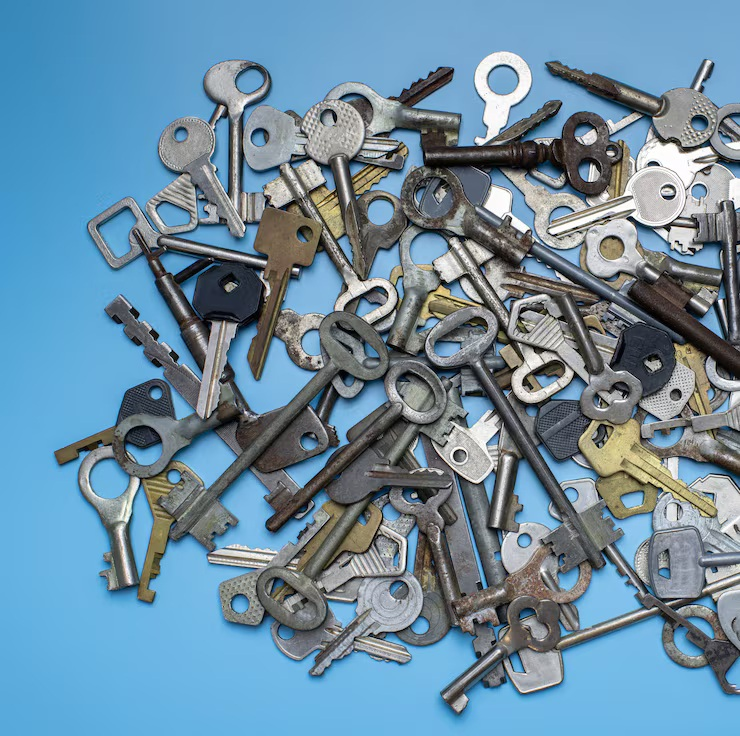
#> input picture Taller 6/imagenes/herramienta.jpg, 740 x 736 px, found by its file name
$ python Lab_clasificador_formas.py
#> lines starting #> are read from the running program, lines starting #| are printed output that depends on the picture; after the words box and inside, x2 and y2 are one past the last pixel; in counts of white or black regions, pixels touching at a corner belong together
import cv2
import numpy as np

imagen_color = cv2.imread('Taller 6/imagenes/herramienta.jpg')
#> imagen_color is the input picture: shape (736, 740, 3); mean B, G, R 161.5, 140.7, 107.8

if imagen_color is None:
    print("Error: no se pudo cargar la imagen. Verifica el nombre y la ruta.")
else:
    print("Imagen cargada correctamente. Forma:", imagen_color.shape)
#| Imagen cargada correctamente. Forma: (736, 740, 3)

    imagen_gris = cv2.cvtColor(imagen_color, cv2.COLOR_BGR2GRAY)
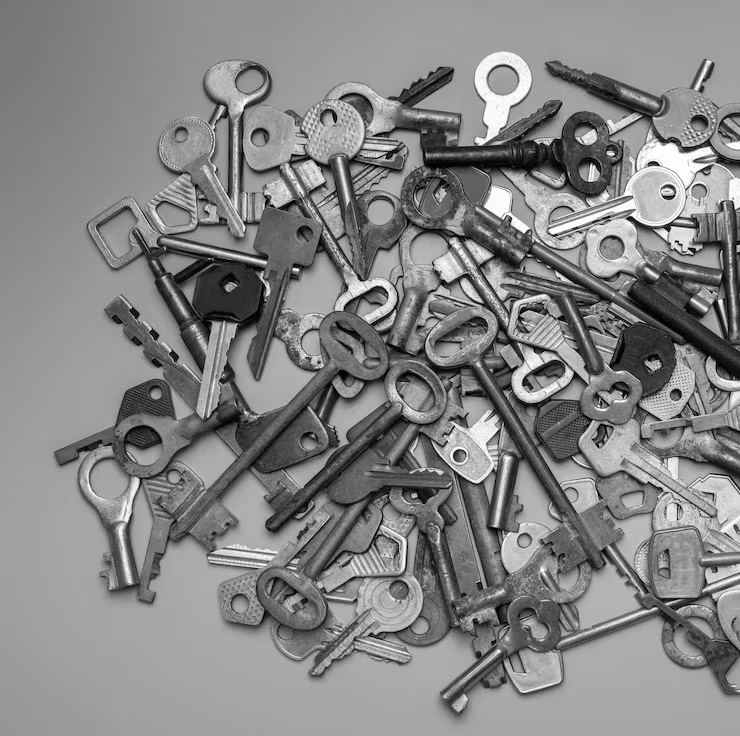
#> imagen_gris: shape (736, 740); min 0, max 255, mean 133.2

    _, imagen_binaria = cv2.threshold(imagen_gris, 0, 255, cv2.THRESH_BINARY + cv2.THRESH_OTSU)
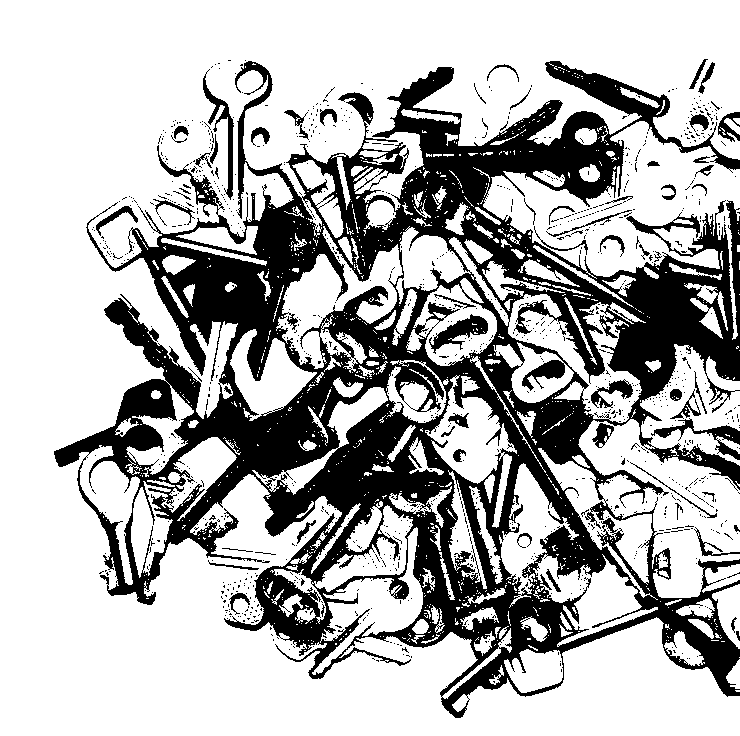
#> imagen_binaria: shape (736, 740); 70.3% white; 1096 black regions (1034 under 20 px), largest, box (x1, y1, x2, y2) and area: (54, 61, 740, 718) 150784, (429, 314, 488, 354) 891, (651, 418, 740, 460) 885

    kernel = np.ones((5, 5), np.uint8)
    imagen_limpia = cv2.morphologyEx(imagen_binaria, cv2.MORPH_OPEN, kernel)
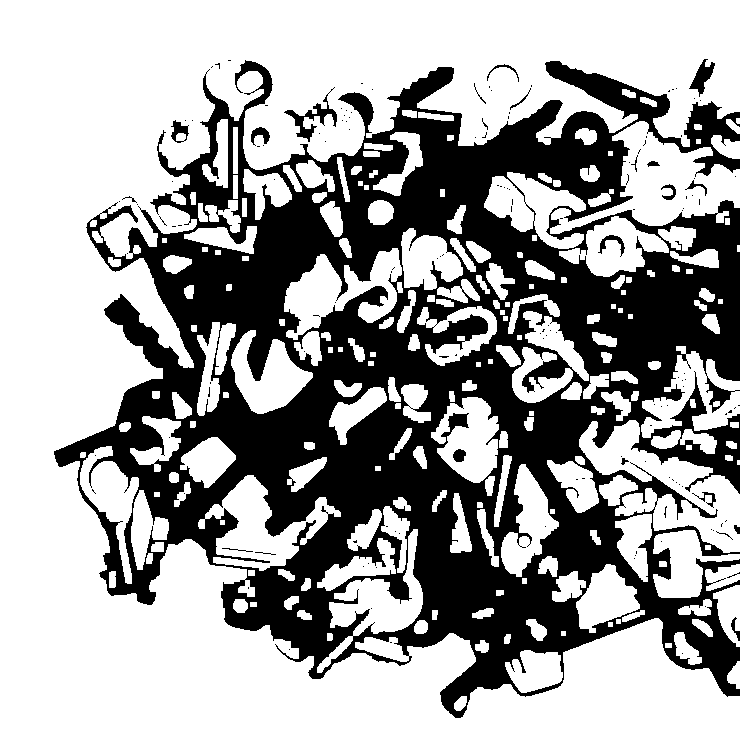
#> imagen_limpia: shape (736, 740); 63.4% white; 154 black regions (132 under 20 px)

    contornos, jerarquia = cv2.findContours(imagen_limpia, cv2.RETR_EXTERNAL, cv2.CHAIN_APPROX_SIMPLE)
#> contornos = 219 contours, 27 with area under 20; largest, box (x1, y1, x2, y2) and area: (0, 0, 740, 736) 223954, (550, 121, 740, 234) 8482, (579, 420, 740, 553) 8268, (198, 475, 341, 571) 5163, (284, 248, 402, 340) 4730; jerarquia = 219 rows, first 6: [1, -1, -1, -1], [2, 0, -1, -1], [3, 1, -1, -1], [4, 2, -1, -1], [5, 3, -1, -1], [6, 4, -1, -1]

    umbral_area = 3000  # ajusta este número según el tamaño de tu imagen

    print(f"Se encontraron {len(contornos)} objetos en la imagen.\n")
#| Se encontraron 219 objetos en la imagen.

    contador = 1
    for cnt in contornos:
        area = cv2.contourArea(cnt)

        if area > 500:
            print(f"Objeto {contador}: área = {area} píxeles")

            x, y, w, h = cv2.boundingRect(cnt)

            if area > umbral_area:
                color = (255, 0, 0)  # Azul = objeto grande
                etiqueta = "grande"
            else:
                color = (0, 0, 255)  # Rojo = objeto pequeño
                etiqueta = "pequeño"

            cv2.rectangle(imagen_color, (x, y), (x + w, y + h), color, 2)

            cv2.putText(imagen_color, etiqueta, (x, y - 10),
                        cv2.FONT_HERSHEY_SIMPLEX, 0.6, color, 2)

            contador += 1
#> this loop made 219 passes
#> (area, x, y, w, h, color, etiqueta) on passes 3, 24, 27, 31, 32, 38, 39, 41, 43, 46, 47, 50: (1650.5, 505, 650, 58, 43, (0, 0, 255), 'pequeño'), (929.5, 713, 585, 27, 62, (0, 0, 255), 'pequeño'), (586.5, 552, 571, 34, 31, (0, 0, 255), 'pequeño'), (558, 705, 564, 35, 27, (0, 0, 255), 'pequeño'), (2409, 576, 564, 64, 69, (0, 0, 255), 'pequeño'), (1369, 317, 538, 79, 53, (0, 0, 255), 'pequeño'), (2654.5, 653, 530, 87, 68, (0, 0, 255), 'pequeño'), (4006, 317, 529, 106, 144, (255, 0, 0), 'grande'), (1446, 615, 514, 37, 68, (0, 0, 255), 'pequeño'), (637.5, 347, 509, 35, 42, (0, 0, 255), 'pequeño'), (707.5, 381, 506, 29, 67, (0, 0, 255), 'pequeño'), (659, 450, 493, 22, 60, (0, 0, 255), 'pequeño')
#> area on passes 1, 2, 5, 6, 7, 8: 121.5, 201, 110.5, 45, 34, 444.5
#| Objeto 1: área = 1650.5 píxeles
#| Objeto 2: área = 929.5 píxeles
#| Objeto 3: área = 586.5 píxeles
#| Objeto 4: área = 558.0 píxeles
#| Objeto 5: área = 2409.0 píxeles
#| Objeto 6: área = 1369.0 píxeles
#| Objeto 7: área = 2654.5 píxeles
#| Objeto 8: área = 4006.0 píxeles
#> (further printed lines are left out)
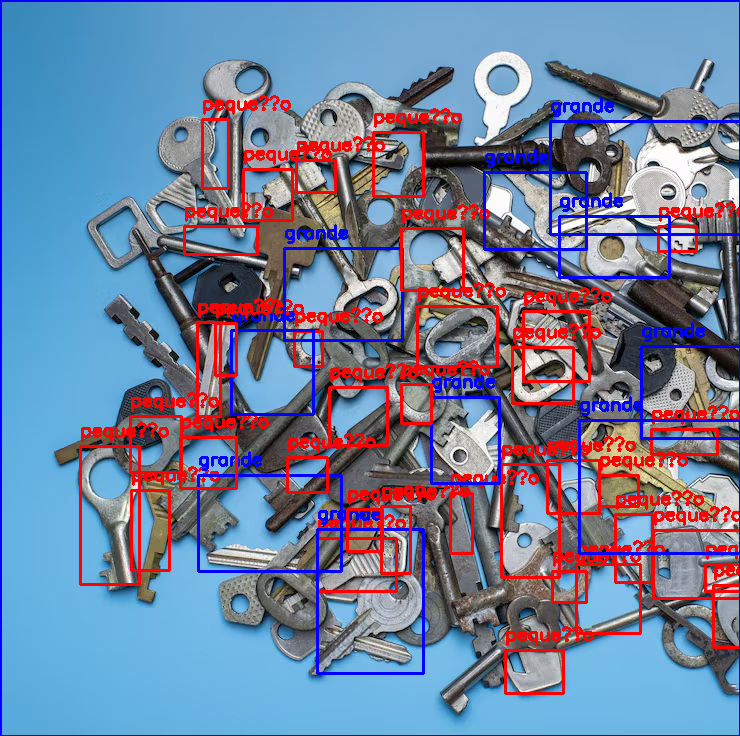
#> imagen_color: shape (736, 740, 3); 10.98% of pixels changed, all inside (x1, y1, x2, y2) = (0, 0, 740, 736)
#> after the loop, contador = 47

    cv2.imwrite('Taller 6/resultado_clasificacion.png', imagen_color)
    print("\nProceso completado. Revisa el archivo: resultado_clasificacion.png")
